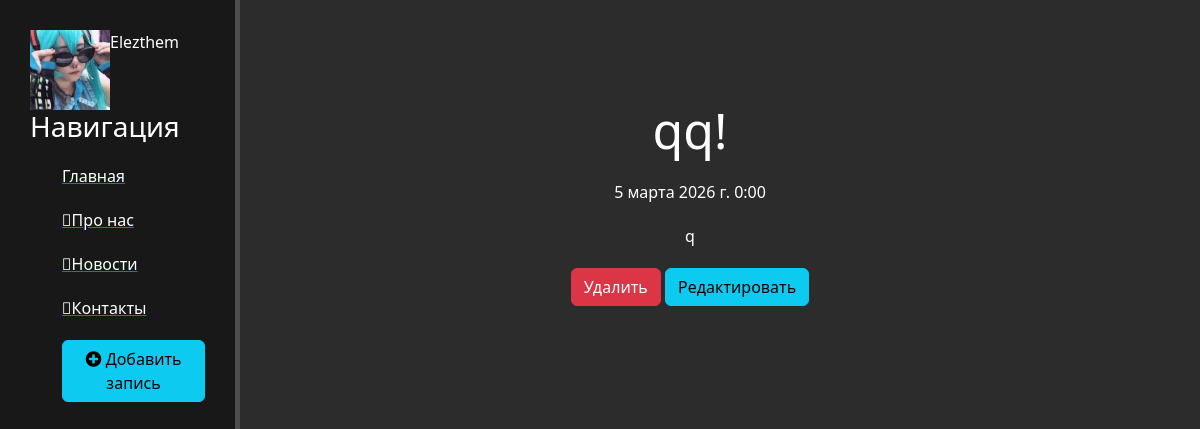
Screenshot of /news/7 with the database file from the repository.
### news/models.py (models this page shows, shortened)
class Articles(models.Model):
    title = models.CharField('Название', max_length=50)
    anons = models.CharField('Анонс', max_length=250)
    full_text = models.TextField('Статья')
    date = models.DateTimeField('Дата публикации')
    class Meta:
        verbose_name = 'Новость'
        verbose_name_plural = 'Новости'

### news/views.py (the view)
# urls.py: path('<int:pk>', views.NewsDetailView.as_view(), name='news-detail'),
class NewsDetailView(DetailView):
    model = Articles
    template_name = 'news/details_view.html'
    context_object_name = 'article'

### news/templates/news/details_view.html (shortened to what this page needs)
{% extends 'main/layout.html' %}
{% block content %}
    <div class="features">
        <h1>{{ article.title }}</h1>
        <p>{{ article.date }}</p>
        <p>{{ article.full_text }}</p>
        <a href="{% url 'news-delete' article.id %}" class="btn btn-danger">Удалить</a>
        <a href="{% url 'news-update' article.id %}" class="btn btn-info">Редактировать</a>
    </div>
{% endblock %}

### main/static/main/css/main.css (style rules this page uses)
body { background: #2c2c2c; }
main .features { float: left; color: #fff; margin-top: 100px; text-align: center; width: 75%; }
main .features h1 { font-size: 50px; }
main .features p { max-width: 400px; margin: 20px auto }

### rows the page displays
Articles: title "qq!", date "5 марта 2026 г. 0:00", full_text "q"
